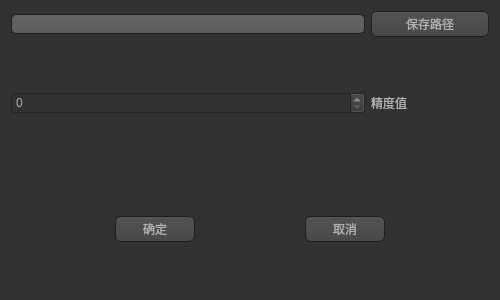
<?xml version="1.0" encoding="UTF-8"?>
<ui version="4.0">
 <class>Form</class>
 <widget class="QWidget" name="Form">
  <property name="geometry">
   <rect>
    <x>0</x>
    <y>0</y>
    <width>500</width>
    <height>300</height>
   </rect>
  </property>
  <property name="windowTitle">
   <string>Form</string>
  </property>
  <property name="styleSheet">
   <string notr="true">QToolTip
{
     border: 1px solid black;
     background-color: #ffa02f;
     padding: 1px;
     border-radius: 3px;
     opacity: 100;
}
 
QWidget
{
    color: #b1b1b1;
    background-color: #323232;
}
 
QWidget:item:hover
{
    background-color: QLinearGradient( x1: 0, y1: 0, x2: 0, y2: 1, stop: 0 #ffa02f, stop: 1 #ca0619);
    color: #000000;
}
 
QWidget:item:selected
{
    background-color: QLinearGradient( x1: 0, y1: 0, x2: 0, y2: 1, stop: 0 #ffa02f, stop: 1 #d7801a);
}
 
QMenuBar::item
{
    background: transparent;
}
 
QMenuBar::item:selected
{
    background: transparent;
    border: 1px solid #ffaa00;
}
 
QMenuBar::item:pressed
{
    background: #444;
    border: 1px solid #000;
    background-color: QLinearGradient(
        x1:0, y1:0,
        x2:0, y2:1,
        stop:1 #212121,
        stop:0.4 #343434/*,
        stop:0.2 #343434,
        stop:0.1 #ffaa00*/
    );
    margin-bottom:-1px;
    padding-bottom:1px;
}
 
QMenu
{
    border: 1px solid #000;
}
 
QMenu::item
{
    padding: 2px 20px 2px 20px;
}
 
QMenu::item:selected
{
    color: #000000;
}
 
QWidget:disabled
{
    color: #404040;
    background-color: #323232;
}
 
QAbstractItemView
{
    background-color: QLinearGradient( x1: 0, y1: 0, x2: 0, y2: 1, stop: 0 #4d4d4d, stop: 0.1 #646464, stop: 1 #5d5d5d);
}
 
QWidget:focus
{
    /*border: 2px solid QLinearGradient( x1: 0, y1: 0, x2: 0, y2: 1, stop: 0 #ffa02f, stop: 1 #d7801a);*/
}
 
QLineEdit
{
    background-color: QLinearGradient( x1: 0, y1: 0, x2: 0, y2: 1, stop: 0 #4d4d4d, stop: 0 #646464, stop: 1 #5d5d5d);
    padding: 1px;
    border-style: solid;
    border: 1px solid #1e1e1e;
    border-radius: 5;
}
 
QPushButton
{
    color: #b1b1b1;
    background-color: QLinearGradient( x1: 0, y1: 0, x2: 0, y2: 1, stop: 0 #565656, stop: 0.1 #525252, stop: 0.5 #4e4e4e, stop: 0.9 #4a4a4a, stop: 1 #464646);
    border-width: 1px;
    border-color: #1e1e1e;
    border-style: solid;
    border-radius: 6;
    padding: 3px;
    font-size: 12px;
    padding-left: 5px;
    padding-right: 5px;
}
 
QPushButton:pressed
{
    background-color: QLinearGradient( x1: 0, y1: 0, x2: 0, y2: 1, stop: 0 #2d2d2d, stop: 0.1 #2b2b2b, stop: 0.5 #292929, stop: 0.9 #282828, stop: 1 #252525);
}
 
QComboBox
{
    selection-background-color: #ffaa00;
    background-color: QLinearGradient( x1: 0, y1: 0, x2: 0, y2: 1, stop: 0 #565656, stop: 0.1 #525252, stop: 0.5 #4e4e4e, stop: 0.9 #4a4a4a, stop: 1 #464646);
    border-style: solid;
    border: 1px solid #1e1e1e;
    border-radius: 5;
}
 
QComboBox:hover,QPushButton:hover
{
    border: 2px solid QLinearGradient( x1: 0, y1: 0, x2: 0, y2: 1, stop: 0 #ffa02f, stop: 1 #d7801a);
}
 
 
QComboBox:on
{
    padding-top: 3px;
    padding-left: 4px;
    background-color: QLinearGradient( x1: 0, y1: 0, x2: 0, y2: 1, stop: 0 #2d2d2d, stop: 0.1 #2b2b2b, stop: 0.5 #292929, stop: 0.9 #282828, stop: 1 #252525);
    selection-background-color: #ffaa00;
}
 
QComboBox QAbstractItemView
{
    border: 2px solid darkgray;
    selection-background-color: QLinearGradient( x1: 0, y1: 0, x2: 0, y2: 1, stop: 0 #ffa02f, stop: 1 #d7801a);
}
 
QComboBox::drop-down
{
     subcontrol-origin: padding;
     subcontrol-position: top right;
     width: 15px;
 
     border-left-width: 0px;
     border-left-color: darkgray;
     border-left-style: solid; /* just a single line */
     border-top-right-radius: 3px; /* same radius as the QComboBox */
     border-bottom-right-radius: 3px;
 }
 
QComboBox::down-arrow
{
     image: url(:/down_arrow.png);
}
 
QGroupBox:focus
{
border: 2px solid QLinearGradient( x1: 0, y1: 0, x2: 0, y2: 1, stop: 0 #ffa02f, stop: 1 #d7801a);
}
 
QTextEdit:focus
{
    border: 2px solid QLinearGradient( x1: 0, y1: 0, x2: 0, y2: 1, stop: 0 #ffa02f, stop: 1 #d7801a);
}
 
QScrollBar:horizontal {
     border: 1px solid #222222;
     background: QLinearGradient( x1: 0, y1: 0, x2: 0, y2: 1, stop: 0.0 #121212, stop: 0.2 #282828, stop: 1 #484848);
     height: 7px;
     margin: 0px 16px 0 16px;
}
 
QScrollBar::handle:horizontal
{
      background: QLinearGradient( x1: 0, y1: 0, x2: 1, y2: 0, stop: 0 #ffa02f, stop: 0.5 #d7801a, stop: 1 #ffa02f);
      min-height: 20px;
      border-radius: 2px;
}
 
QScrollBar::add-line:horizontal {
      border: 1px solid #1b1b19;
      border-radius: 2px;
      background: QLinearGradient( x1: 0, y1: 0, x2: 1, y2: 0, stop: 0 #ffa02f, stop: 1 #d7801a);
      width: 14px;
      subcontrol-position: right;
      subcontrol-origin: margin;
}
 
QScrollBar::sub-line:horizontal {
      border: 1px solid #1b1b19;
      border-radius: 2px;
      background: QLinearGradient( x1: 0, y1: 0, x2: 1, y2: 0, stop: 0 #ffa02f, stop: 1 #d7801a);
      width: 14px;
     subcontrol-position: left;
     subcontrol-origin: margin;
}
 
QScrollBar::right-arrow:horizontal, QScrollBar::left-arrow:horizontal
{
      border: 1px solid black;
      width: 1px;
      height: 1px;
      background: white;
}
 
QScrollBar::add-page:horizontal, QScrollBar::sub-page:horizontal
{
      background: none;
}
 
QScrollBar:vertical
{
      background: QLinearGradient( x1: 0, y1: 0, x2: 1, y2: 0, stop: 0.0 #121212, stop: 0.2 #282828, stop: 1 #484848);
      width: 7px;
      margin: 16px 0 16px 0;
      border: 1px solid #222222;
}
 
QScrollBar::handle:vertical
{
      background: QLinearGradient( x1: 0, y1: 0, x2: 0, y2: 1, stop: 0 #ffa02f, stop: 0.5 #d7801a, stop: 1 #ffa02f);
      min-height: 20px;
      border-radius: 2px;
}
 
QScrollBar::add-line:vertical
{
      border: 1px solid #1b1b19;
      border-radius: 2px;
      background: QLinearGradient( x1: 0, y1: 0, x2: 0, y2: 1, stop: 0 #ffa02f, stop: 1 #d7801a);
      height: 14px;
      subcontrol-position: bottom;
      subcontrol-origin: margin;
}
 
QScrollBar::sub-line:vertical
{
      border: 1px solid #1b1b19;
      border-radius: 2px;
      background: QLinearGradient( x1: 0, y1: 0, x2: 0, y2: 1, stop: 0 #d7801a, stop: 1 #ffa02f);
      height: 14px;
      subcontrol-position: top;
      subcontrol-origin: margin;
}
 
QScrollBar::up-arrow:vertical, QScrollBar::down-arrow:vertical
{
      border: 1px solid black;
      width: 1px;
      height: 1px;
      background: white;
}
 
 
QScrollBar::add-page:vertical, QScrollBar::sub-page:vertical
{
      background: none;
}
 
QTextEdit
{
    background-color: #242424;
}
 
QPlainTextEdit
{
    background-color: #242424;
}
 
QHeaderView::section
{
    background-color: QLinearGradient(x1:0, y1:0, x2:0, y2:1, stop:0 #616161, stop: 0.5 #505050, stop: 0.6 #434343, stop:1 #656565);
    color: white;
    padding-left: 4px;
    border: 1px solid #6c6c6c;
}
 
QCheckBox:disabled
{
color: #414141;
}
 
QDockWidget::title
{
    text-align: center;
    spacing: 3px; /* spacing between items in the tool bar */
    background-color: QLinearGradient(x1:0, y1:0, x2:0, y2:1, stop:0 #323232, stop: 0.5 #242424, stop:1 #323232);
}
 
QDockWidget::close-button, QDockWidget::float-button
{
    text-align: center;
    spacing: 1px; /* spacing between items in the tool bar */
    background-color: QLinearGradient(x1:0, y1:0, x2:0, y2:1, stop:0 #323232, stop: 0.5 #242424, stop:1 #323232);
}
 
QDockWidget::close-button:hover, QDockWidget::float-button:hover
{
    background: #242424;
}
 
QDockWidget::close-button:pressed, QDockWidget::float-button:pressed
{
    padding: 1px -1px -1px 1px;
}
 
QMainWindow::separator
{
    background-color: QLinearGradient(x1:0, y1:0, x2:0, y2:1, stop:0 #161616, stop: 0.5 #151515, stop: 0.6 #212121, stop:1 #343434);
    color: white;
    padding-left: 4px;
    border: 1px solid #4c4c4c;
    spacing: 3px; /* spacing between items in the tool bar */
}
 
QMainWindow::separator:hover
{
 
    background-color: QLinearGradient(x1:0, y1:0, x2:0, y2:1, stop:0 #d7801a, stop:0.5 #b56c17 stop:1 #ffa02f);
    color: white;
    padding-left: 4px;
    border: 1px solid #6c6c6c;
    spacing: 3px; /* spacing between items in the tool bar */
}
 
QToolBar::handle
{
     spacing: 3px; /* spacing between items in the tool bar */
     background: url(:/images/handle.png);
}
 
QMenu::separator
{
    height: 2px;
    background-color: QLinearGradient(x1:0, y1:0, x2:0, y2:1, stop:0 #161616, stop: 0.5 #151515, stop: 0.6 #212121, stop:1 #343434);
    color: white;
    padding-left: 4px;
    margin-left: 10px;
    margin-right: 5px;
}
 
QProgressBar
{
    border: 2px solid grey;
    border-radius: 5px;
    text-align: center;
}
 
QProgressBar::chunk
{
    background-color: #d7801a;
    width: 2.15px;
    margin: 0.5px;
}
 
QTabBar::tab {
    color: #b1b1b1;
    border: 1px solid #444;
    border-bottom-style: none;
    background-color: #323232;
    padding-left: 10px;
    padding-right: 10px;
    padding-top: 3px;
    padding-bottom: 2px;
    margin-right: -1px;
}
 
QTabWidget::pane {
    border: 1px solid #444;
    top: 1px;
}
 
QTabBar::tab:last
{
    margin-right: 0; /* the last selected tab has nothing to overlap with on the right */
    border-top-right-radius: 3px;
}
 
QTabBar::tab:first:!selected
{
 margin-left: 0px; /* the last selected tab has nothing to overlap with on the right */
 
 
    border-top-left-radius: 3px;
}
 
QTabBar::tab:!selected
{
    color: #b1b1b1;
    border-bottom-style: solid;
    margin-top: 3px;
    background-color: QLinearGradient(x1:0, y1:0, x2:0, y2:1, stop:1 #212121, stop:.4 #343434);
}
 
QTabBar::tab:selected
{
    border-top-left-radius: 3px;
    border-top-right-radius: 3px;
    margin-bottom: 0px;
}
 
QTabBar::tab:!selected:hover
{
    /*border-top: 2px solid #ffaa00;
    padding-bottom: 3px;*/
    border-top-left-radius: 3px;
    border-top-right-radius: 3px;
    background-color: QLinearGradient(x1:0, y1:0, x2:0, y2:1, stop:1 #212121, stop:0.4 #343434, stop:0.2 #343434, stop:0.1 #ffaa00);
}
 
QRadioButton::indicator:checked, QRadioButton::indicator:unchecked{
    color: #b1b1b1;
    background-color: #323232;
    border: 1px solid #b1b1b1;
    border-radius: 6px;
}
 
QRadioButton::indicator:checked
{
    background-color: qradialgradient(
        cx: 0.5, cy: 0.5,
        fx: 0.5, fy: 0.5,
        radius: 1.0,
        stop: 0.25 #ffaa00,
        stop: 0.3 #323232
    );
}
 
QCheckBox::indicator{
    color: #b1b1b1;
    background-color: #323232;
    border: 1px solid #b1b1b1;
    width: 9px;
    height: 9px;
}
 
QRadioButton::indicator
{
    border-radius: 6px;
}
 
QRadioButton::indicator:hover, QCheckBox::indicator:hover
{
    border: 1px solid #ffaa00;
}
 
QCheckBox::indicator:checked
{
    image:url(:/images/checkbox.png);
}
 
QCheckBox::indicator:disabled, QRadioButton::indicator:disabled
{
    border: 1px solid #444;
}
</string>
  </property>
  <layout class="QVBoxLayout" name="verticalLayout">
   <item>
    <layout class="QHBoxLayout" name="horizontalLayout_2" stretch="3,1">
     <item>
      <widget class="QLineEdit" name="lineEdit">
       <property name="readOnly">
        <bool>true</bool>
       </property>
      </widget>
     </item>
     <item>
      <widget class="QPushButton" name="pushButton">
       <property name="text">
        <string>保存路径</string>
       </property>
      </widget>
     </item>
    </layout>
   </item>
   <item>
    <layout class="QHBoxLayout" name="horizontalLayout" stretch="3,1">
     <item>
      <widget class="QSpinBox" name="spinBox"/>
     </item>
     <item>
      <widget class="QLabel" name="label">
       <property name="text">
        <string>精度值</string>
       </property>
       <property name="buddy">
        <cstring>lineEdit</cstring>
       </property>
      </widget>
     </item>
    </layout>
   </item>
   <item>
    <widget class="QWidget" name="widget" native="true">
     <layout class="QHBoxLayout" name="horizontalLayout_3">
      <property name="leftMargin">
       <number>0</number>
      </property>
      <property name="topMargin">
       <number>0</number>
      </property>
      <property name="rightMargin">
       <number>0</number>
      </property>
      <property name="bottomMargin">
       <number>0</number>
      </property>
      <item>
       <spacer name="horizontalSpacer_2">
        <property name="orientation">
         <enum>Qt::Horizontal</enum>
        </property>
        <property name="sizeHint" stdset="0">
         <size>
          <width>40</width>
          <height>20</height>
         </size>
        </property>
       </spacer>
      </item>
      <item>
       <widget class="QPushButton" name="pushButton_ok">
        <property name="minimumSize">
         <size>
          <width>80</width>
          <height>0</height>
         </size>
        </property>
        <property name="text">
         <string>确定</string>
        </property>
       </widget>
      </item>
      <item>
       <spacer name="horizontalSpacer_3">
        <property name="orientation">
         <enum>Qt::Horizontal</enum>
        </property>
        <property name="sizeHint" stdset="0">
         <size>
          <width>40</width>
          <height>20</height>
         </size>
        </property>
       </spacer>
      </item>
      <item>
       <widget class="QPushButton" name="pushButton_cancel">
        <property name="minimumSize">
         <size>
          <width>80</width>
          <height>0</height>
         </size>
        </property>
        <property name="text">
         <string>取消</string>
        </property>
       </widget>
      </item>
      <item>
       <spacer name="horizontalSpacer">
        <property name="orientation">
         <enum>Qt::Horizontal</enum>
        </property>
        <property name="sizeHint" stdset="0">
         <size>
          <width>40</width>
          <height>20</height>
         </size>
        </property>
       </spacer>
      </item>
     </layout>
    </widget>
   </item>
  </layout>
 </widget>
 <resources/>
 <connections/>
</ui>
